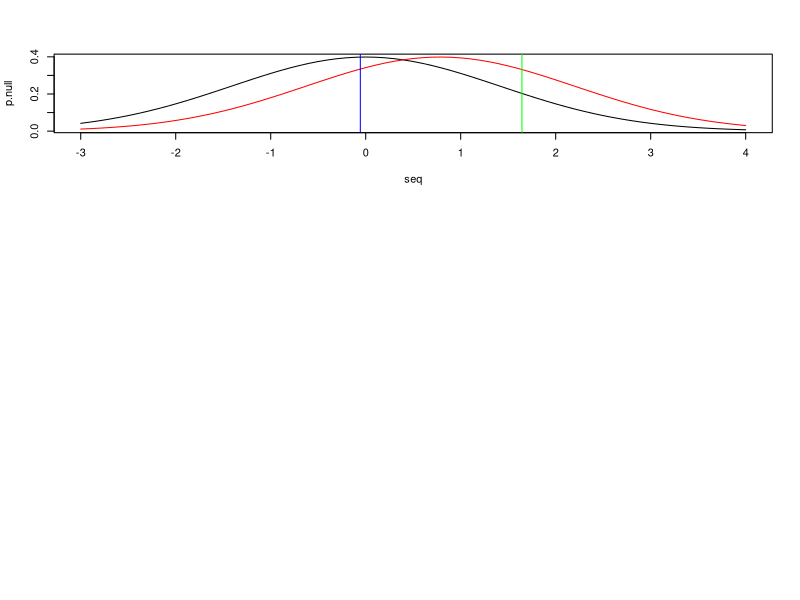
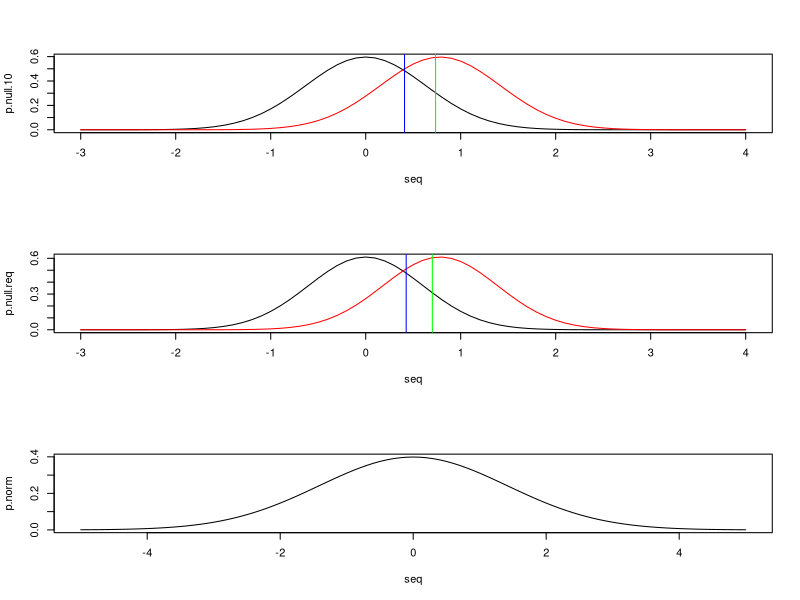
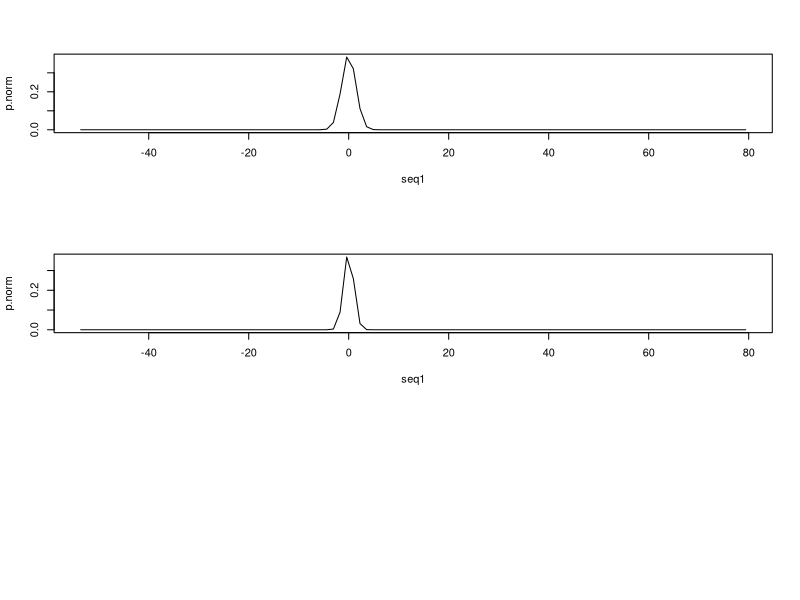

The R script that drew these images, in order:
## ---- chunk 1
options(digits=12)
## ---- chunk 2
m1 = seq(320,420,by=10)

# function definition

cohen.d <- function(m1, s1, m2, s2) {
  sdpooled <- ((((s1**2 + s2**2))/2)^(1/2))
  (abs(m1 - m2))/sdpooled
  
}

# function definition

required.replicates <- function (m1, s1, m2, s2) {
  CV <- (((s1**2+s2**2)/2)^(1/2))/((m1+m2)/2)
  Diff <- (m1-m2)/((m1+m2)/2)
  sdpooled <- ((((s1**2 + s2**2))/2)^(1/2))
  2 * ((CV/Diff)**2) * (((1-(0.05/2))+(1-0.2)))**2
}

## ---- chunk 3
cohen <- cohen.d(m1, 150, 270, 150)
replicates <- required.replicates(m1, 150, 270, 150)

matrix( 
  c(cohen, replicates), 
  nrow=11, 
  ncol=2) 
## ---- chunk 4

CV <- seq(8,28, by=4)
Diff <- seq(5,25,by=5)

matrix( 
  c(CV, CV, CV, CV, CV, CV), 
  nrow=6, 
  ncol=6)

matrix( 
  c(Diff, Diff, Diff, Diff, Diff, Diff), 
  nrow=5, 
  ncol=6)

## ---- chunk 5
required.replicates <- function (CV, Diff) {

  2 * ((CV/Diff)**2) * ((qnorm(1-(0.05/2))+qnorm(1-0.2)))**2
}

CV = seq(8, 28, by=4)
Diff = seq(5, 25, by=4)

CV1 = required.replicates(CV, 5)
CV2 = required.replicates(CV, 10)
CV3 = required.replicates(CV, 15)
CV4 = required.replicates(CV, 20)
CV5 = required.replicates(CV, 25)


matrix( 
  c(CV1, CV2, CV3, CV4, CV5), 
  nrow=6, 
  ncol=5)

## ---- chunk 6
# standard deviation of CV is about 7.4
rule <- function(m1, m2){
  16/((abs(m1-m2))/7.4)
}

rule(5,8)



## ---- chunk 7
seq = seq(-3,4,by=0.1)

# function definition
norm.pdf <- function(x) {
  (1/((2*pi)^(1/2))) * exp(-((x-0)^2)/((2*1)^2))
  
}

p.null = norm.pdf(seq)

#Mean effect size 1936 vs 2016
x =cohen.d(268.1, 124.8, 384.4, 168.3)
x
norm.pdf <- function(x) {
  (1/((2*pi)^(1/2))) * exp(-((x-0.7849876)^2)/((2*1)^2))}

p.alt = norm.pdf(seq)

## ---- chunk 8
sig10 = sqrt(2/10)
sig10
## ---- chunk 9
seq = seq(-3,4,by=0.1)


# function definition
sig10 = sqrt(2/10)
norm.pdf <- function(x) {
  (1/((0.4472136*2*pi)^(1/2))) * exp(-((x-0)^2)/((2*0.4472136)^2))
  
}

 p.null.10 = norm.pdf(seq)
## ---- chunk 10


norm.pdf <- function(x) {
  (1/((0.4472136*2*pi)^(1/2))) * exp(-((x-0.7849876)^2)/((2*0.4472136)^2))}

p.alt.10 = norm.pdf(seq)
## ---- chunk 11
#previous replicates was 10.xx so I will round up to 11 to have adequate replicates
sigrep = sqrt(2/11)
sigrep

## ---- chunk 12
# function definition

norm.pdf <- function(x) {
  (1/((0.4264014*2*pi)^(1/2))) * exp(-((x-0)^2)/((2*0.4264014)^2))
  
}

p.null.req = norm.pdf(seq)

norm.pdf <- function(x) {
  (1/((0.4264014*2*pi)^(1/2))) * exp(-((x-0.7849876)^2)/((2*0.4260414)^2))}

p.alt.req = norm.pdf(seq)


## ---- chunk 13
#p
par(mfrow=c(3,1))
plot(p.null~seq, type ="l", col = "black")
points(p.alt~ seq, type = "l", col = "red")
abline(v = qnorm(1-0.05), col = "green")
abline(v = 0.785-qnorm(1-0.2), col = "blue")
#p.10
par(mfrow=c(3,1))
plot(p.null.10~ seq, type ="l", col = "black")
points(p.alt.10~ seq, type = "l", col = "red")
abline(v = qnorm(1-0.05)*sqrt(2/10), col = "green")
abline(v = 0.785-qnorm(1-0.2)*sqrt(2/10), col = "blue")
#p.req
plot(p.null.req~ seq, type ="l", col = "black")
points(p.alt.req~ seq, type = "l", col = "red")
abline(v = qnorm(1-0.05)*sqrt(2/11), col = "green")
abline(v = 0.785-qnorm(1-0.2)*sqrt(2/11), col = "blue")




## ---- chunk 14
seq =seq(-5,5,by=0.1)

#e^(-1) ~ 0.36787944117 
pois.pmf <- function(x){
 ( 0.36787944117*(-1)**(x))/(factorial(x))
}

norm.pdf <- function(x) {
  (1/((2*pi)^(1/2))) * exp(-((x-0)^2)/((2*1)^2))
  
}

p.norm = norm.pdf(seq)
p.pois = pois.pmf(seq)

plot(p.norm~seq, type ="l", col = "black")
points(p.pois~ seq, type = "l", col = "red")

###This tells me poisson does not handle negative integers but the normal pdf still behaves properly

## ---- chunk 15
range = (12.9-5*13.3)- (12.9+5*13.3)
range
seq1 = seq(12.9-5*13.3, 12.9+5*13.3, by=1.33)
length(seq)
length(seq1)

p.norm = norm.pdf(seq1)
p.pois = pois.pmf(seq1)

plot(p.norm~seq1, type ="l", col = "black")
points(p.pois~ seq1, type = "l", col = "red")



## ---- chunk 16
p.norm = dnorm(seq1)
p.pois = dpois(seq1, -1)

plot(p.norm~seq1, type ="l", col = "black")
points(p.pois~ seq1, type = "l", col = "red")
###As far as I can tell the system poisson does not handle negative integers differently.

## ---- chunk 17

## ---- chunk 18

## ---- chunk 19
CaloriesPerServingMean <- c(268.1, 271.1, 280.9, 294.7, 285.6, 288.6, 384.4)
CaloriesPerServingSD <- c(124.8, 124.2, 116.2, 117.7, 118.3, 122.0, 168.3)
## ---- chunk 20

